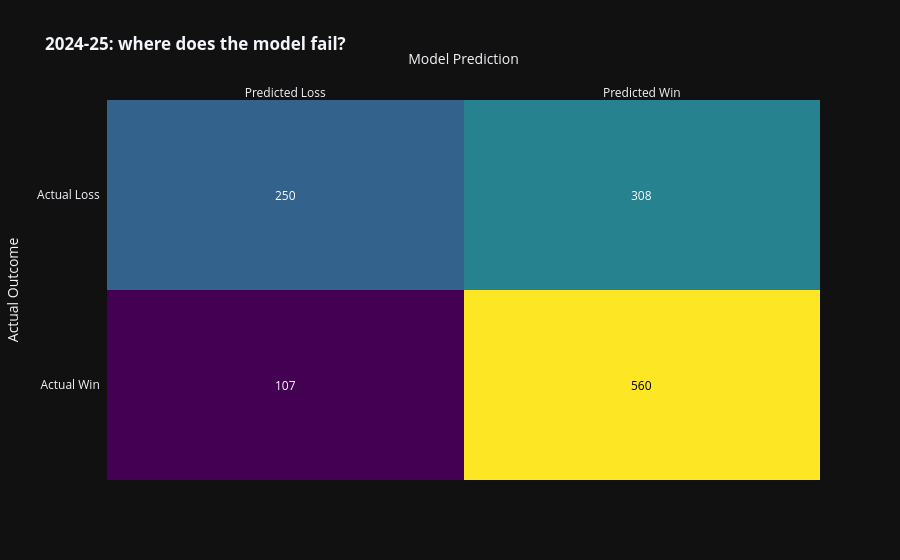
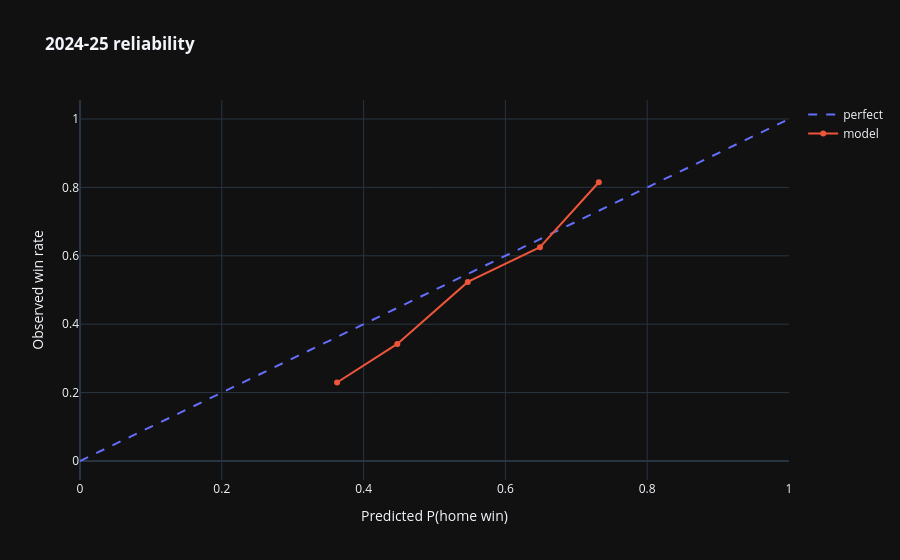

Write notebook code for charts like these, in order.
### Markdown cell above
### Confusion matrix & reliability

### Code cell
from nba_pred.pipelines.dataset import build_dataset
from nba_pred.model.bundle import ModelBundle
from nba_pred.evaluation import metrics, plots

bundle = ModelBundle.load()
X, y, meta = build_dataset(["2024-25"], __import__("nba_pred.config", fromlist=["DEFAULT"]).DEFAULT)
prob = bundle.predict_proba(X)
pred = (prob >= 0.5).astype(int)
plots.confusion_matrix_fig(y, pred, "2024-25: where does the model fail?").show()
plots.calibration_fig(metrics.calibration_table(y, prob), "2024-25 reliability").show()

### Figure 1 — Plotly figure (JSON) as saved in the notebook; plotly's stock layout.template omitted (floating-point values rounded to 4 significant figures)
{"data": [{"colorscale": [[0, "#440154"], [0.1111, "#482878"], [0.2222, "#3e4989"], [0.3333, "#31688e"], [0.4444, "#26828e"], [0.5556, "#1f9e89"], [0.6667, "#35b779"], [0.7778, "#6ece58"], [0.8889, "#b5de2b"], [1, "#fde725"]], "reversescale": false, "showscale": false, "type": "heatmap", "x": ["Predicted Loss", "Predicted Win"], "y": ["Actual Win", "Actual Loss"], "z": [[107, 560], [250, 308]]}], "layout": {"annotations": [{"font": {"color": "#FFFFFF"}, "showarrow": false, "text": "107", "x": "Predicted Loss", "xref": "x", "y": "Actual Win", "yref": "y"}, {"font": {"color": "#000000"}, "showarrow": false, "text": "560", "x": "Predicted Win", "xref": "x", "y": "Actual Win", "yref": "y"}, {"font": {"color": "#FFFFFF"}, "showarrow": false, "text": "250", "x": "Predicted Loss", "xref": "x", "y": "Actual Loss", "yref": "y"}, {"font": {"color": "#FFFFFF"}, "showarrow": false, "text": "308", "x": "Predicted Win", "xref": "x", "y": "Actual Loss", "yref": "y"}], "title": {"text": "<b>2024-25: where does the model fail?</b>"}, "xaxis": {"dtick": 1, "gridcolor": "rgb(0, 0, 0)", "side": "top", "ticks": "", "title": {"text": "Model Prediction"}}, "yaxis": {"dtick": 1, "ticks": "", "ticksuffix": "  ", "title": {"text": "Actual Outcome"}}}}

### Figure 2 — Plotly figure (JSON) as saved in the notebook; plotly's stock layout.template omitted (floating-point values rounded to 4 significant figures)
{"data": [{"line": {"dash": "dash"}, "mode": "lines", "name": "perfect", "type": "scatter", "x": [0, 1], "y": [0, 1]}, {"mode": "lines+markers", "name": "model", "type": "scatter", "x": [0.3626, 0.4476, 0.547, 0.6488, 0.7317], "y": [0.2296, 0.3423, 0.5236, 0.6254, 0.8151]}], "layout": {"title": {"text": "<b>2024-25 reliability</b>"}, "xaxis": {"title": {"text": "Predicted P(home win)"}}, "yaxis": {"title": {"text": "Observed win rate"}}}}
